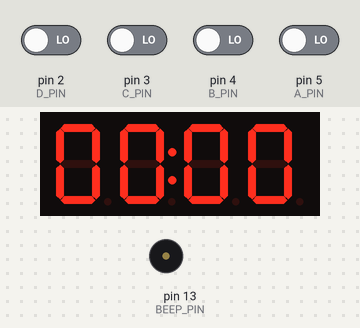
Recording of a sketch running on a simulated Arduino Uno, built with avr-gcc and run on an emulated ATmega328P. On the bench: 4-digit seven-segment display, buzzer (waves = sounding). The inputs (shaded band) are chosen by the test bench; at power-on: pin 2 (D_PIN), pin 3 (C_PIN), pin 4 (B_PIN), pin 5 (A_PIN) LOW.

Above: at 1.2 s.
1.3 s: pin 4 (B_PIN) driven HIGH
At 2.0 s:
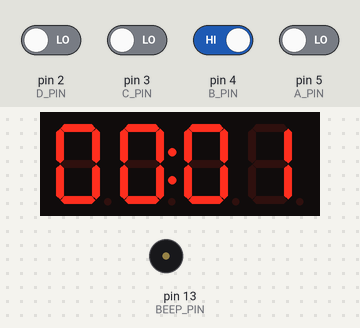
3.0 s: pin 5 (A_PIN) driven HIGH
At 4.4 s:
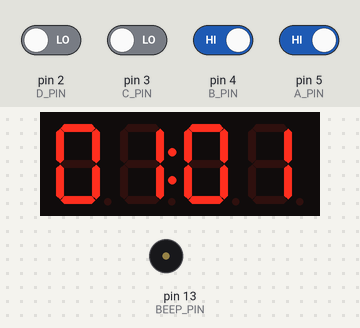
4.7 s: pin 2 (D_PIN) driven HIGH
At 5.8 s:
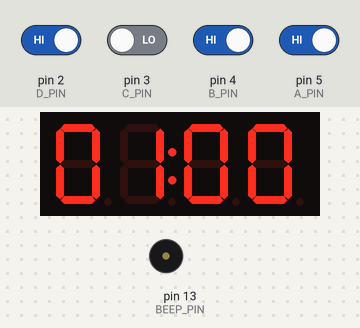
6.4 s: pin 3 (C_PIN) driven HIGH
At 6.53 s:
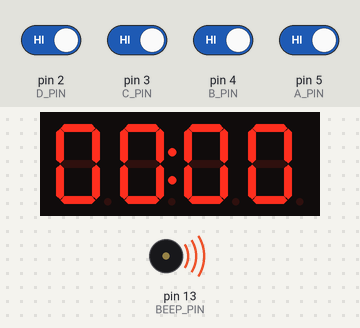
Timing chart, 0 to 9.1 s (numbered marks = the images above; inputs shaded):
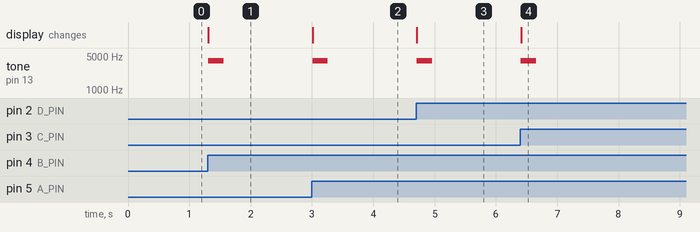

Measured:
- after the input at 1.3 s, tone on pin 13 (BEEP_PIN): silent → 4000 Hz at once, → silent 0.25 s later; the display: changes at once (image 1)
- after the input at 3.0 s, tone on pin 13 (BEEP_PIN): silent → 4000 Hz at once, → silent 0.25 s later; the display: changes at once (image 2)
- after the input at 4.7 s, tone on pin 13 (BEEP_PIN): silent → 4000 Hz at once, → silent 0.25 s later; the display: changes at once (image 3)
- after the input at 6.4 s, tone on pin 13 (BEEP_PIN): silent → 4000 Hz at once, → silent 0.25 s later; the display: changes at once (image 4)

The sketch:

badminton_scoreboard.ino
```cpp
/**
 * Badminton Score Board
 *
 * Uses the Adafruit Simple RF M4 Receiver - 315MHz Momentary Type,
 * and associated keyfobs, and the Adafruit 1.2" 4-Digit 7-Segment Display w/I2C Backpack.
 *
 * Controls:
 *
 * Keyfob A button: left player + 1
 * Keyfob B button: right player + 1
 * Keyfob C button: left player - 1
 * Keyfob D button: right player - 1
 *
 * When the game is over the display will flash. Pressing any
 * key will reset the score to 0-0 ready for the next game.
 *
 */

#include <Bounce2.h>
#include <Wire.h>
#include "Adafruit_LEDBackpack.h"
#include "Adafruit_GFX.h"

// The dot types really ought be defined in Adafuit_LEDBackpack.h, but they aren't.
typedef enum DotType {
  CENTER_COLON_DOT_TYPE = 1 << 1,
  TOP_LEFT_DOT_TYPE = 1 << 2,
  BOTTOM_LEFT_DOT_TYPE = 1 << 3,
  BETWEEN_DIGITS_3_AND_4_DOT_TYPE = 1 << 4
} DotType;

typedef enum BlinkRate {
  BLINK_RATE_NONE = 0,
  BLINK_RATE_FAST = 1,
  BLINK_RATE_MEDIUM = 2,
  BLINK_RATE_SLOW = 3
} BlinkRate;

static const uint8_t DISPLAY_I2C_ADDRESS = 0x70;
static const uint8_t MAXIMUM_BRIGHTNESS = 15;

static const uint8_t LEFT_PLAYER_TENS_DIGIT = 0;
static const uint8_t LEFT_PLAYER_ONES_DIGIT = 1;
static const uint8_t DOTS_DIGIT = 2;
static const uint8_t RIGHT_PLAYER_TENS_DIGIT = 3;
static const uint8_t RIGHT_PLAYER_ONES_DIGIT = 4;

static const uint8_t A_PIN = 5; // M4 D3
static const uint8_t B_PIN = 4; // M4 D2
static const uint8_t C_PIN = 3; // M4 D1
static const uint8_t D_PIN = 2; // M4 d0

static const uint8_t BEEP_PIN = 13; // Repurpose SCK for the piezo
static const unsigned int BEEP_FREQUENCY = 4000;
static const unsigned long BEEP_DURATION = 250;

// Debounce the keyfob pins via Bounce.
static Bounce a;
static Bounce b;
static Bounce c;
static Bounce d;

static Adafruit_7segment display;

static uint8_t left_player_score = 0;
static uint8_t right_player_score = 0;
static bool game_over = false;

void setup() {
  init_display();
  init_buttons();
}


void loop() {
  handle_button_press();
}


void init_display() {
  display.begin(DISPLAY_I2C_ADDRESS);
  display.setBrightness(MAXIMUM_BRIGHTNESS);
  display.writeDigitRaw(DOTS_DIGIT, CENTER_COLON_DOT_TYPE);

  update_display();
}


void init_buttons() {
  pinMode(A_PIN, INPUT);
  pinMode(B_PIN, INPUT);
  pinMode(C_PIN, INPUT);
  pinMode(D_PIN, INPUT);

  a.attach(A_PIN);
  b.attach(B_PIN);
  c.attach(C_PIN);
  d.attach(D_PIN);
}


/**
 * Look for a keyfob button press and handle it.
 */
void handle_button_press() {
  // Ask the debouncers whether the buttons have changed from
  // not being pressed to being pressed (we don't care
  // about the change from pressed to not pressed).
  const bool a_pressed = a.update() && (a.read() == HIGH);
  const bool b_pressed = b.update() && (b.read() == HIGH);
  const bool c_pressed = c.update() && (c.read() == HIGH);
  const bool d_pressed = d.update() && (d.read() == HIGH);

  const bool any_pressed = a_pressed || b_pressed || c_pressed || d_pressed;

  if (!any_pressed) {
    return;
  }

  tone(BEEP_PIN, BEEP_FREQUENCY, BEEP_DURATION);

  if (game_over) {
    // Reset the scores (game_over will be recomputed by update_game_over).
    left_player_score = 0;
    right_player_score = 0;
  }
  else {
    // In a game, so each key press has its own meaning.
    if (a_pressed) {
      left_player_score++;
    }

    if (b_pressed) {
      right_player_score++;
    }

    if (c_pressed && (left_player_score > 0)) {
      left_player_score--;
    }

    if (d_pressed && (right_player_score > 0)) {
      right_player_score--;
    }
  }

  update_game_over();
  update_display();
}


/**
 * Update the display to reflect the current score.
 * If the game is over make the display blink.
 */
void update_display() {
  display.writeDigitNum(LEFT_PLAYER_TENS_DIGIT, left_player_score / 10);
  display.writeDigitNum(LEFT_PLAYER_ONES_DIGIT, left_player_score % 10);

  display.writeDigitNum(RIGHT_PLAYER_TENS_DIGIT, right_player_score / 10);
  display.writeDigitNum(RIGHT_PLAYER_ONES_DIGIT, right_player_score % 10);

  display.blinkRate(game_over ? BLINK_RATE_FAST : BLINK_RATE_NONE);

  display.writeDisplay();
}

/**
 * Determine whether the game is now over.
 *
 * From http://www.bwfbadminton.org/page.aspx?id=14914
 *
 * SCORING SYSTEM
 * 1. A match consists of the best of 3 games of 21 points.
 * 2. Every time there is a serve – there is a point scored.
 * 3. The side winning a rally adds a point to its score.
 * 4. At 20 all, the side which gains a 2 point lead first, wins that game.
 * 5. At 29 all, the side scoring the 30th point, wins that game.
 * 6. The side winning a game serves first in the next game.
 *
 */
void update_game_over() {
  game_over =
    ((left_player_score == 21) && (right_player_score < 20)) ||
    ((right_player_score == 21) && (left_player_score < 20)) ||
    ((left_player_score >= 20) && (right_player_score >= 20) && (abs(left_player_score - right_player_score) == 2)) ||
    (left_player_score == 30) ||
    (right_player_score == 30);
}
```
